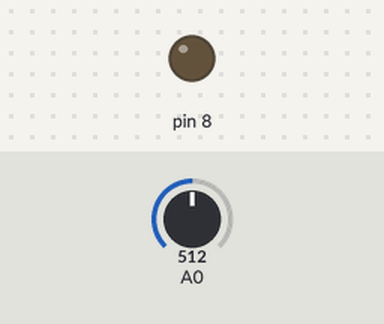
Bench run of a sketch on a simulated Arduino Uno, built with avr-gcc and run on an emulated ATmega328P. Shown: output pins drawn as LEDs (lit = HIGH). Inputs (shaded band) come from the test bench; at power-on: A0 = 512.

Above: at 1.2 s.
1.3 s: A0 set to 501
At 2.4 s:
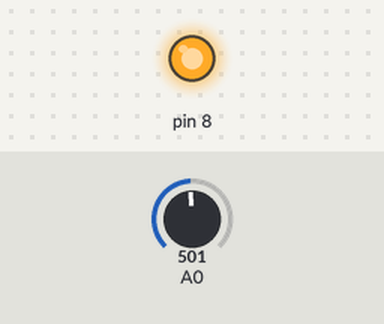
2.8 s: A0 set to 716
At 3.6 s:
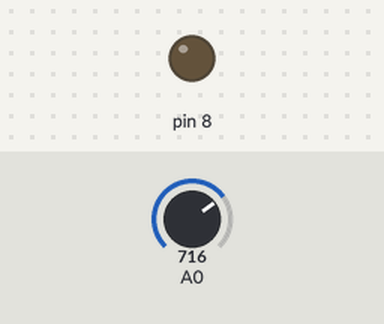
4.3 s: A0 set to 511
At 4.7 s:
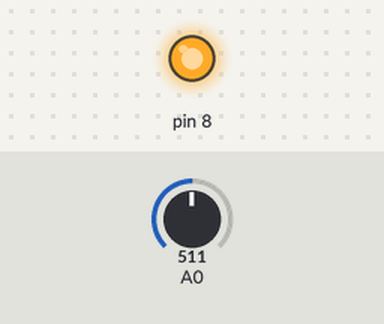
Timing chart, 0 to 7.3 s (numbered marks = the images above; inputs shaded):
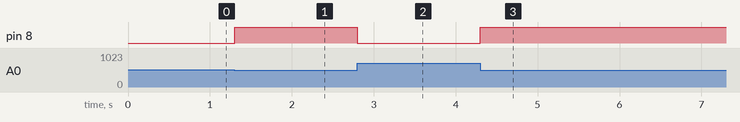

Measured:
- the behaviour switches between 512 and 511 on A0 (found by bisection; images 0 and 1)
- after the input at 1.3 s, pin 8: LOW → HIGH at once
- after the input at 2.8 s, pin 8: HIGH → LOW at once
- after the input at 4.3 s, pin 8: LOW → HIGH at once

The sketch:

thermistor_test.ino
```cpp
int len = 0;
int tempSet = 20;
int voltRead = 0;
float tempRead = 0.0;
char buff[3] = "00";

void setup() {
  pinMode(8, OUTPUT);
  pinMode(A0, INPUT);
  Serial.begin(9600);
}

void loop() {
  if(Serial.available() > 0) {
    len = Serial.readBytes(buff, 3);
    tempSet = (buff[0] - '0') * 10;
    tempSet += (buff[1] - '0');
  }
  voltRead = analogRead(A0);
  tempRead = ((1023.0 - voltRead) / 1023.0) * 40.0;
  if(tempRead > tempSet) {
    digitalWrite(8, HIGH);
  }
  else {
    digitalWrite(8, LOW);
  }
}
```
